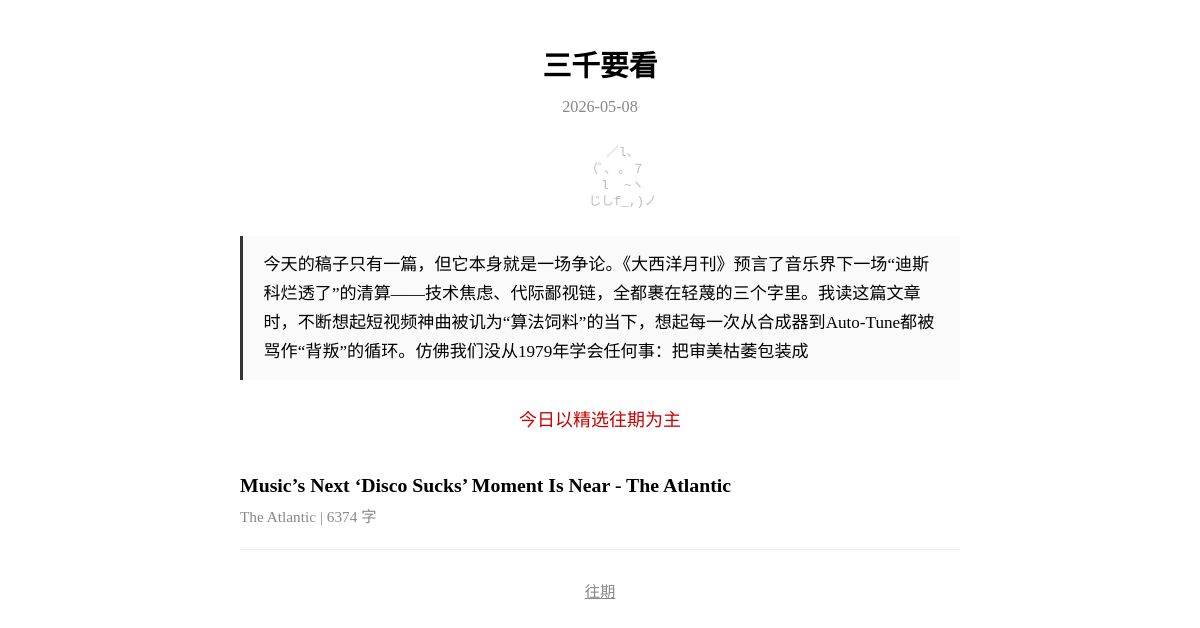
Before: / with the older database file.
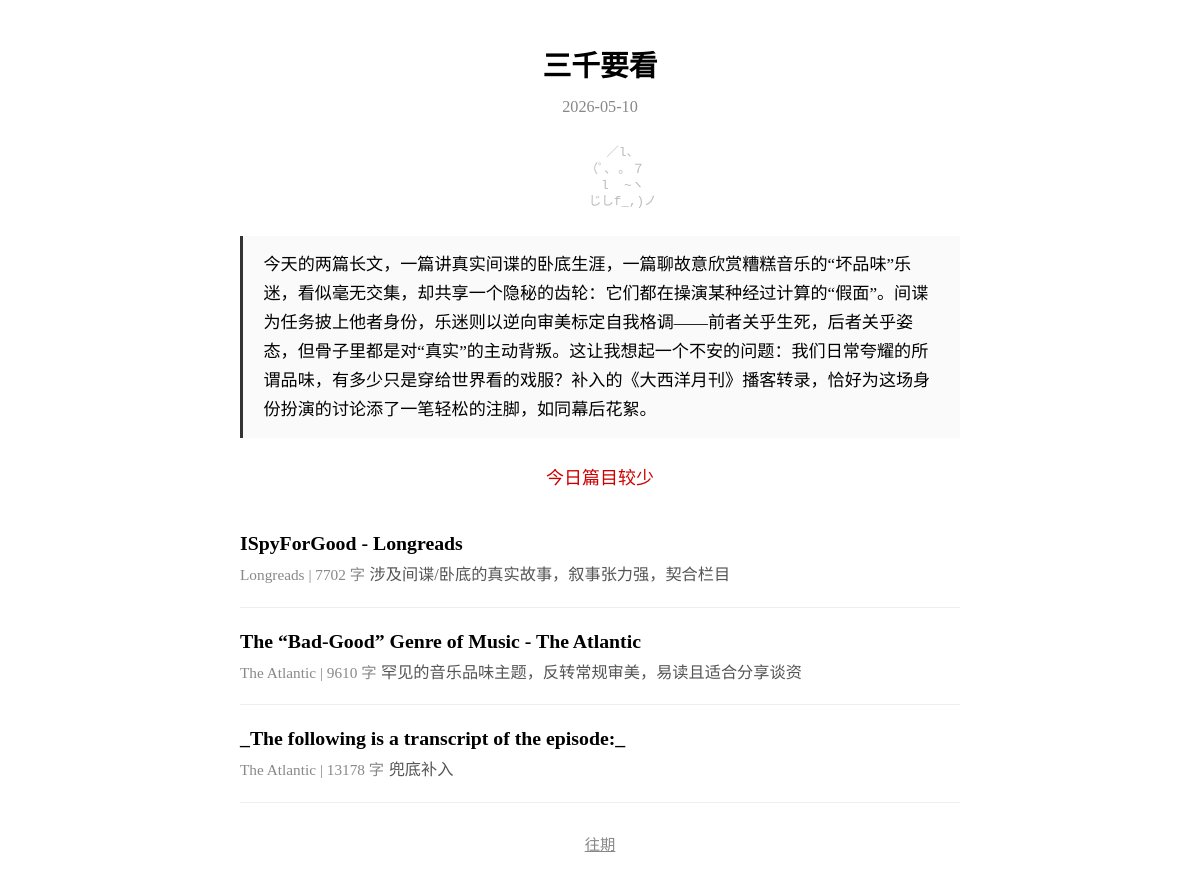
After: the same page with the newer database file.
### tables this page shows
CREATE TABLE issues (
            date TEXT PRIMARY KEY,
            articles TEXT NOT NULL DEFAULT '[]',
            editor_note TEXT NOT NULL DEFAULT '',
            stats TEXT NOT NULL DEFAULT '{}',
            epub_sent_at TEXT
        );

CREATE TABLE articles (
            id TEXT PRIMARY KEY,
            title_zh TEXT NOT NULL DEFAULT '',
            source TEXT NOT NULL DEFAULT '',
            source_url TEXT NOT NULL DEFAULT '',
            author TEXT NOT NULL DEFAULT '',
            summary_zh TEXT NOT NULL DEFAULT '',
            tags TEXT NOT NULL DEFAULT '[]',
            word_count_zh INTEGER NOT NULL DEFAULT 0,
            original_word_count INTEGER NOT NULL DEFAULT 0,
            translation_model TEXT NOT NULL DEFAULT '',
            prompt_version TEXT NOT NULL DEFAULT '',
            quality_score TEXT NOT NULL DEFAULT '{}',
            read_status TEXT NOT NULL DEFAULT 'unread',
            read_at TEXT,
            fetched_at TEXT NOT NULL DEFAULT ''
        , section_id TEXT NOT NULL DEFAULT '', has_spoiler INTEGER NOT NULL DEFAULT 0, topic_keywords TEXT NOT NULL DEFAULT '[]');

### server.py (the view)
@app.get("/", response_class=HTMLResponse)
async def index():
    latest_date = get_latest_issue_date()
    today_str = date.today().isoformat()
    if not latest_date:
        template = env.get_template("index.html")
        return template.render(issue=None, articles=[], today=today_str)
    issue = get_issue(latest_date)
    if not issue:
        template = env.get_template("index.html")
        return template.render(issue=None, articles=[], today=today_str)
    article_ids = issue.get("articles", [])
    articles = get_articles_by_ids(article_ids)
    template = env.get_template("index.html")
    return template.render(issue=issue, articles=articles, today=latest_date)

### templates/index.html (shortened to what this page needs)
<!DOCTYPE html>
<html lang="zh-CN">
<head>
</head>
<body>
{% if issue %}
<h1>三千要看</h1>
<div class="date">{{ today }}</div>
<pre class="cat-art">
      ／l、
    （ﾟ､ ｡ ７
      l  ~ヽ
      じしf_,)ノ
</pre>
<div class="editor-note">
{{ issue.editor_note | e }}
</div>
{% if issue.stats.get('fallback_note') %}
<p style="color:#c00;text-align:center">{{ issue.stats.fallback_note }}</p>
{% endif %}
<ul class="article-list">
{% for a in articles %}
<li class="article-item">
  <a href="/article/{{ a.id }}">
    <span class="title">{{ a.title_zh or a.id }}</span>
    <span class="meta">{{ a.source }} | {{ a.word_count_zh }} 字</span>
    <span class="summary">{{ a.summary_zh }}</span>
  </a>
</li>
{% endfor %}
</ul>
{% endif %}
<div class="footer">
  <a href="/archive">往期</a>
</div>
</body>
</html>

### templates/index.html (style rules this page uses)
body { max-width:720px;margin:0 auto;padding:24px 18px;background:#fff;color:#000;font-size:18px;line-height:1.6;font-family:serif }
h1 { text-align:center;font-size:1.6em;margin-bottom:.2em }
.date { text-align:center;color:#888;font-size:.9em;margin-bottom:1.5em }
.editor-note { border-left:3px solid #333;padding:.8em 1.2em;margin:1.5em 0;background:#fafafa;font-size:.95em;line-height:1.7 }
.article-list { list-style:none;padding:0 }
.article-item { padding:1em 0;border-bottom:1px solid #eee }
.article-item a { text-decoration:none;color:#000 }
.article-item .title { font-size:1.1em;font-weight:bold;display:block }
.article-item .meta { color:#888;font-size:.85em;margin-top:.3em }
.article-item .summary { color:#555;font-size:.9em;margin-top:.4em;line-height:1.5 }
.footer { text-align:center;margin-top:2em;font-size:.85em }
.footer a { color:#888 }
.cat-art { text-align:center;color:#bbb;font-size:.7em;line-height:1.3;margin:1em 0 }

Changed rows visible on the page:
no longer on this page (row unchanged): issues: date "2026-05-08", editor_note "今天的稿子只有一篇，但它本身就是一场争论。《大西洋月刊》预言了音乐界下一场“迪斯科烂透了”的清算——技术焦虑、代际鄙视链，全都裹在轻蔑的三个字里。我读这篇文章时，不断想起短视频神曲被讥为“算法饲料”的当下，想起每一次从合成器到Auto-Tune都被骂作“背叛”的循环。仿佛我们没从1979年学会任何事：把审美枯萎包装成"
no longer on this page (row unchanged): articles: title_zh "Music’s Next ‘Disco Sucks’ Moment Is Near - The Atlantic", source "The Atlantic", word_count_zh "6374"
added issues: date "2026-05-10", editor_note "今天的两篇长文，一篇讲真实间谍的卧底生涯，一篇聊故意欣赏糟糕音乐的“坏品味”乐迷，看似毫无交集，却共享一个隐秘的齿轮：它们都在操演某种经过计算的“假面”。间谍为任务披上他者身份，乐迷则以逆向审美标定自我格调——前者关乎生死，后者关乎姿态，但骨子里都是对“真实”的主动背叛。这让我想起一个不安的问题：我们日常夸耀的所谓品味，有多少只是穿给世界看的戏服？补入的《大西洋月刊》播客转录，恰好为这场身份扮演的讨论添了一笔轻松的注脚，如同幕后花絮。"
added articles: title_zh "ISpyForGood - Longreads", source "Longreads", word_count_zh "7702", summary_zh "涉及间谍/卧底的真实故事，叙事张力强，契合栏目"
added articles: title_zh "The “Bad-Good” Genre of Music - The Atlantic", source "The Atlantic", word_count_zh "9610", summary_zh "罕见的音乐品味主题，反转常规审美，易读且适合分享谈资"
added articles: title_zh "_The following is a transcript of the episode:_", source "The Atlantic", word_count_zh "13178", summary_zh "兜底补入"
Other visible differences:
{{ issue.stats.fallback_note }}: "今日以精选往期为主" → "今日篇目较少"
